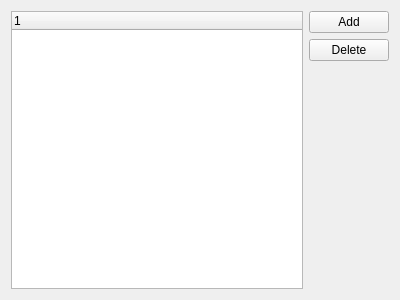
<?xml version="1.0" encoding="UTF-8"?>
<ui version="4.0">
 <class>VListWidget</class>
 <widget class="QWidget" name="VListWidget">
  <property name="geometry">
   <rect>
    <x>0</x>
    <y>0</y>
    <width>400</width>
    <height>300</height>
   </rect>
  </property>
  <property name="windowTitle">
   <string>Form</string>
  </property>
  <layout class="QGridLayout" name="gridLayout">
   <item row="0" column="0">
    <layout class="QHBoxLayout" name="horizontalLayout">
     <item>
      <widget class="QTreeWidget" name="treeWidget">
       <column>
        <property name="text">
         <string notr="true">1</string>
        </property>
       </column>
      </widget>
     </item>
     <item>
      <layout class="QVBoxLayout" name="verticalLayout">
       <item>
        <widget class="QPushButton" name="pbAdd">
         <property name="text">
          <string>Add</string>
         </property>
        </widget>
       </item>
       <item>
        <widget class="QPushButton" name="pbDel">
         <property name="text">
          <string>Delete</string>
         </property>
        </widget>
       </item>
       <item>
        <spacer name="verticalSpacer">
         <property name="orientation">
          <enum>Qt::Vertical</enum>
         </property>
         <property name="sizeHint" stdset="0">
          <size>
           <width>20</width>
           <height>40</height>
          </size>
         </property>
        </spacer>
       </item>
      </layout>
     </item>
    </layout>
   </item>
  </layout>
 </widget>
 <resources/>
 <connections/>
</ui>
